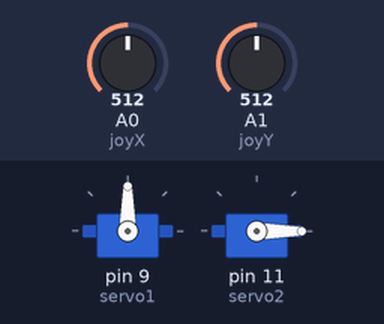
Recording of a sketch running on a simulated Arduino Uno, built with avr-gcc and run on an emulated ATmega328P. Parts: 2 × servo. Inputs (shaded band) come from the test bench; at power-on: A0 (joyX) = 512, A1 (joyY) = 512.

Above: at 1.2 s.
1.3 s: A0 (joyX) set to 716
At 2.5 s:
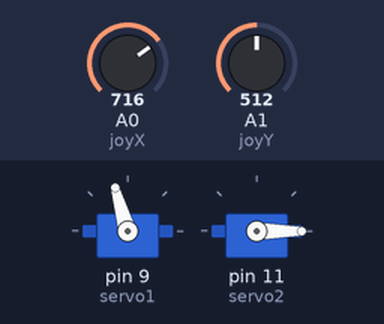
2.8 s: A1 (joyY) set to 716
At 3.7 s:
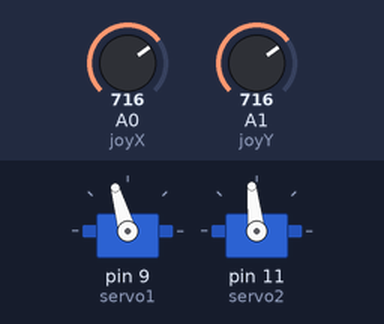
4.3 s: A0 (joyX) set to 900
At 4.9 s:
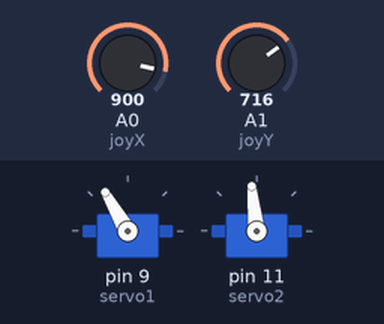
5.8 s: A1 (joyY) set to 900
At 6.1 s:
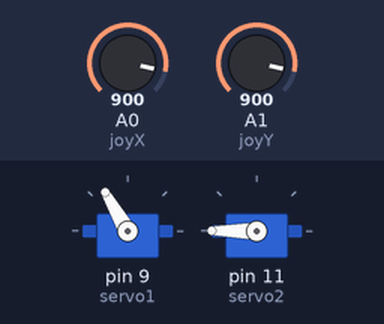
7.3 s: A0 (joyX) set to 520
At 8.4 s:
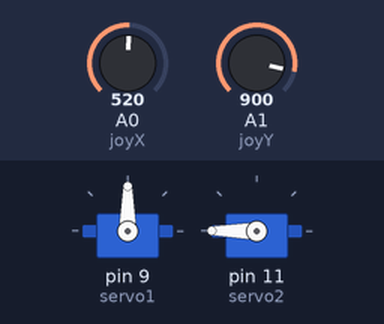
8.8 s: A0 (joyX) set to 306
At 9.5 s:
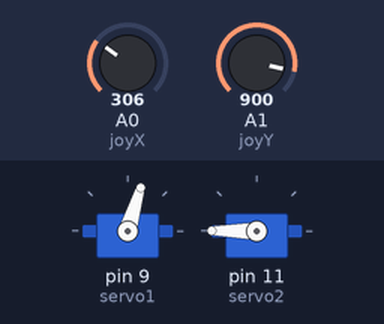
Timing chart, 0 to 11.3 s (numbered marks = the images above; inputs shaded):
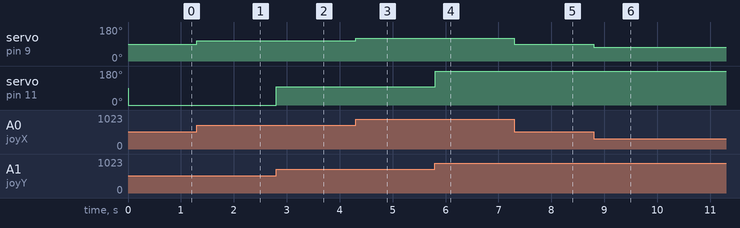

Measured:
- after the input at 1.3 s, servo on pin 9 (servo1): 90° → 106° at once
- after the input at 2.8 s, servo on pin 11 (servo2): 0° → 96° at once
- after the input at 4.3 s, servo on pin 9 (servo1): 106° → 120° at once
- after the input at 5.8 s, servo on pin 11 (servo2): 96° → 180° at once
- after the input at 7.3 s, servo on pin 9 (servo1): 120° → 90° at once
- after the input at 8.8 s, servo on pin 9 (servo1): 90° → 73° at once

The sketch:

JoyStick.ino.ino
```cpp
#include <Servo.h>

Servo servo1; // Steering Servo
Servo servo2; // Speed Motor

int joyX = 0; // Steering Servo
int joyY = 1; // Speed Motor

int joyVal;

void setup()
{
 servo1.attach (9);    // Steering Servo didgital pin
 servo2.attach (11);   // Speed Motor didgital pin
}

void loop()
{
  steering();
  motor();
}

  // Steering Servo
  // mapped from pot 0-1023 to 1-180 so its a value in degrees but split in the middle to get left and right, re-centre

void steering(){
 joyVal = analogRead (joyX);

   if (joyX < 480)
   {
     joyVal = map (joyVal, 0, 511, 50, 90);    // right caibrated to not over reach to the right
     servo1.write (joyVal);
     delay (1);
   }
   else if (joyX > 530)
   {
     joyVal = map (joyVal, 513, 1023, 90, 180); //left caibrated to not over reach to the left
     servo1.write (joyVal);
     delay (1);
   }
}

 // Speed Motor

void motor()
{
  joyVal = analogRead (joyY);
  joyVal = map (joyVal, 530, 1023, 0, 255);   // once the joystick is moved forward past 530 its maps the motor speed form 0 to 255
  servo2.write (joyVal);

  delay (1);
}
```
